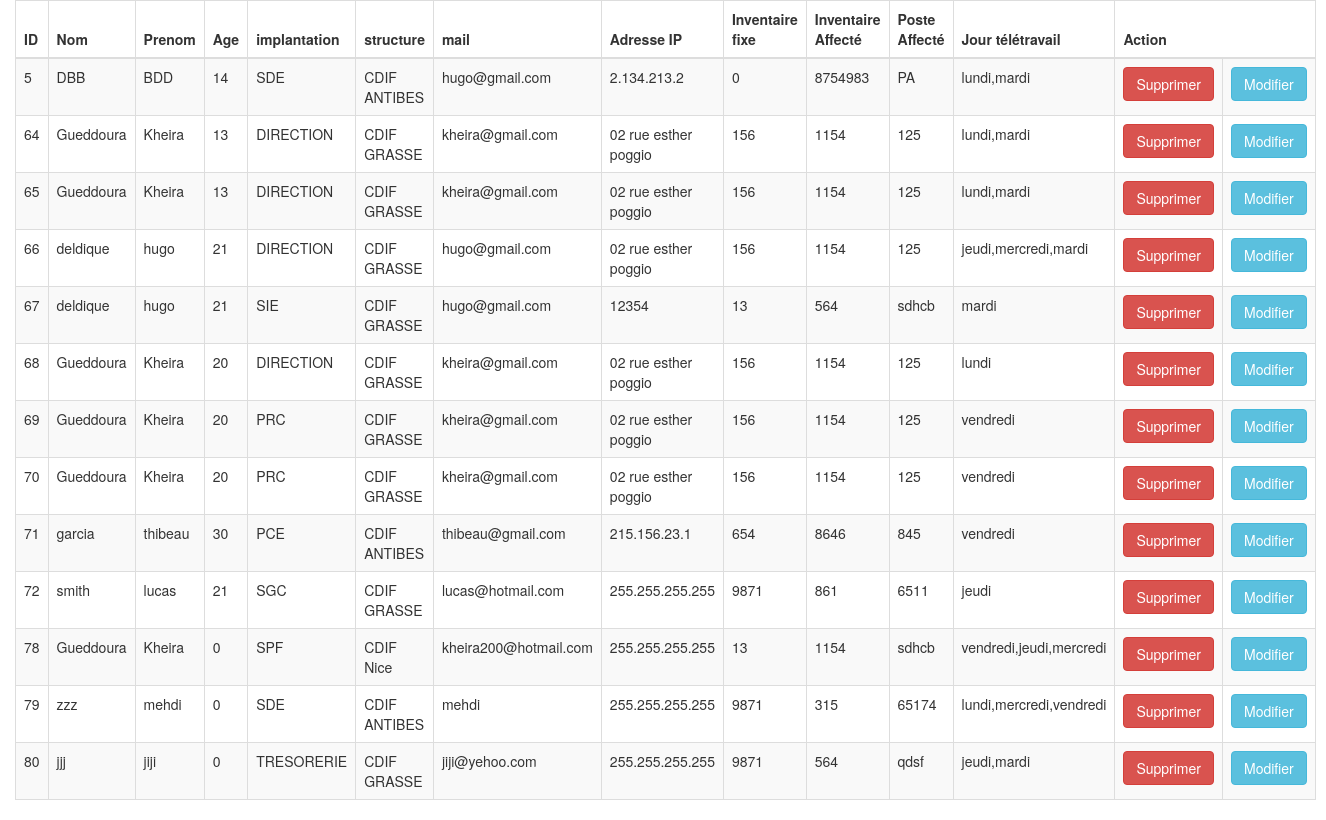
Screenshot of /getuser.php with the database file from the repository.
### tables this page shows
CREATE TABLE `agent` (
  `id` int(11) NOT NULL,
  `fname` varchar(100) NOT NULL,
  `Iname` varchar(100) NOT NULL,
  `age` int(100) NOT NULL,
  `id_implantation` int(11) NOT NULL,
  `id_structure` int(11) NOT NULL,
  `mail` varchar(255) NOT NULL,
  `adresse_ip` text NOT NULL,
  `num_inventaire_fixe` int(50) NOT NULL,
  `num_inventaire_affecte` int(50) NOT NULL,
  `origine_poste_affecte` varchar(255) NOT NULL
);

CREATE TABLE `implantation` (
  `im_id` int(11) NOT NULL,
  `libelle` varchar(255) NOT NULL
);

CREATE TABLE `structure` (
  `id_stru` int(11) NOT NULL,
  `libelle` varchar(255) NOT NULL
);

### getuser.php (the view, shortened to what this page needs)
<!DOCTYPE html>
<html>
<head>
	<link rel="stylesheet" type="text/css" href="css/bootstrap.min.css">
    <link rel="stylesheet" href="https://maxcdn.bootstrapcdn.com/bootstrap/3.3.6/css/bootstrap.min.css" />
    <link rel="stylesheet" href="https://cdn.datatables.net/1.10.12/css/dataTables.bootstrap.min.css" />
</head>
<body>
	<div class="container col-md-12">
			<table class="table table-bordered table-striped">
				<thead>
					<tr>
						<th width="20%">ID</th>
						<th width="10%">Nom</th>
						<th width="25%">Prenom</th>
						<th width="15%">Age</th>
						<th width="15%">implantation</th>
						<th width="15%">structure</th>
						<th width="15%">mail</th>
						<th width="15%">Adresse IP</th>
						<th width="15%">Inventaire fixe</th>
						<th width="15%">Inventaire Affecté</th>
						<th width="15%">Poste Affecté</th>
						<th width="15%">Jour télétravail</th>
						<th  width="20%" colspan="2 " align="center">Action</th>
					</tr>
				</thead>
				<tbody>
					<?php
					include_once("config.php");
					$sql = "SELECT agent.id ,agent.fname ,agent.Iname ,agent.age ,agent.mail ,agent.adresse_ip ,agent.num_inventaire_fixe, agent.num_inventaire_affecte, agent.origine_poste_affecte, GROUP_CONCAT(jt_libelle) as jour_teletravail, structure.libelle as structure, implantation.libelle as implantation FROM agent
					INNER JOIN implantation ON agent.id_implantation = implantation.im_id
					INNER JOIN structure ON agent.id_structure = structure.id_stru
					inner JOIN jour on agent.id = j_u_id
                    inner join jour_teletravail on j_jt_id = jt_id
                    ";
					if((isset($_GET['s']) && $_GET['s'] >0) && (isset($_GET['i']) && $_GET['i'] >0)){
						$s = intval($_GET['s']);
						$i = intval($_GET['i']);
						 $sql = $sql." WHERE id_stru = '".$s."'AND im_id = '".$i."' GROUP BY id order by id";
					}
					elseif(isset($_GET['s']) && $_GET['s'] >0){
						$s = intval($_GET['s']);
                   $sql = $sql ." WHERE id_stru = '".$s."' GROUP BY id order by id";
					}
					elseif (isset($_GET['i']) && $_GET['i'] >0 ) {
						$i = intval($_GET['i']);
                   $sql = $sql . " WHERE im_id = '".$i."' GROUP BY id order by id";
					}
					else{
						 $sql = $sql."GROUP BY id order by id";
					}
					$query = mysqli_query($connexion, $sql);
					while ($row = mysqli_fetch_assoc($query))
					{
					?>
					<tr>
						<td><?php  echo $row['id']; ?></td>
						<td><?php  echo $row['fname']; ?></td>
						<td><?php  echo $row['Iname']; ?></td>
						<td><?php  echo $row['age']; ?></td>
						<td><?php  echo $row['implantation']; ?></td>
						<td><?php  echo $row['structure']; ?></td>
						<td><?php  echo $row['mail']; ?></td>
						<td><?php  echo $row['adresse_ip']; ?></td>
						<td><?php  echo $row['num_inventaire_fixe']; ?></td>
						<td><?php  echo $row['num_inventaire_affecte']; ?></td>
						<td><?php  echo $row['origine_poste_affecte']; ?></td>
						<td><?php  echo $row['jour_teletravail']; ?></td>
						<td><a href ="action.php?delete=<?php echo $row['id']?>" onclick="return confirm('Voulez-vous supprimer une personne ?')"class="btn btn-danger">Supprimer</a></td><td><a href ="modifier.php?edit=<?php echo $row['id']?>" class="btn btn-info">Modifier</a></td>
					</tr>
					<?php
				     }
				     ?>
				</tbody>
			</table>
			</div>
</body>
</html>

### rows the page displays
agent: id "5", fname "DBB", Iname "BDD", age "14", id_implantation.libelle "SDE", id_structure.libelle "CDIF ANTIBES", mail "hugo@gmail.com", adresse_ip "2.134.213.2", num_inventaire_fixe "0", num_inventaire_affecte "8754983", origine_poste_affecte "PA", jour_teletravail "lundi,mardi"
agent: id "64", fname "Gueddoura", Iname "Kheira", age "13", id_implantation.libelle "DIRECTION", id_structure.libelle "CDIF GRASSE", mail "kheira@gmail.com", adresse_ip "02 rue esther poggio", num_inventaire_fixe "156", num_inventaire_affecte "1154", origine_poste_affecte "125", jour_teletravail "lundi,mardi"
agent: id "65", fname "Gueddoura", Iname "Kheira", age "13", id_implantation.libelle "DIRECTION", id_structure.libelle "CDIF GRASSE", mail "kheira@gmail.com", adresse_ip "02 rue esther poggio", num_inventaire_fixe "156", num_inventaire_affecte "1154", origine_poste_affecte "125", jour_teletravail "lundi,mardi"
agent: id "66", fname "deldique", Iname "hugo", age "21", id_implantation.libelle "DIRECTION", id_structure.libelle "CDIF GRASSE", mail "hugo@gmail.com", adresse_ip "02 rue esther poggio", num_inventaire_fixe "156", num_inventaire_affecte "1154", origine_poste_affecte "125", jour_teletravail "jeudi,mercredi,mardi"
agent: id "67", fname "deldique", Iname "hugo", age "21", id_implantation.libelle "SIE", id_structure.libelle "CDIF GRASSE", mail "hugo@gmail.com", adresse_ip "12354", num_inventaire_fixe "13", num_inventaire_affecte "564", origine_poste_affecte "sdhcb", jour_teletravail "mardi"
agent: id "68", fname "Gueddoura", Iname "Kheira", age "20", id_implantation.libelle "DIRECTION", id_structure.libelle "CDIF GRASSE", mail "kheira@gmail.com", adresse_ip "02 rue esther poggio", num_inventaire_fixe "156", num_inventaire_affecte "1154", origine_poste_affecte "125", jour_teletravail "lundi"
agent: id "69", fname "Gueddoura", Iname "Kheira", age "20", id_implantation.libelle "PRC", id_structure.libelle "CDIF GRASSE", mail "kheira@gmail.com", adresse_ip "02 rue esther poggio", num_inventaire_fixe "156", num_inventaire_affecte "1154", origine_poste_affecte "125", jour_teletravail "vendredi"
agent: id "70", fname "Gueddoura", Iname "Kheira", age "20", id_implantation.libelle "PRC", id_structure.libelle "CDIF GRASSE", mail "kheira@gmail.com", adresse_ip "02 rue esther poggio", num_inventaire_fixe "156", num_inventaire_affecte "1154", origine_poste_affecte "125", jour_teletravail "vendredi"
agent: id "71", fname "garcia", Iname "thibeau", age "30", id_implantation.libelle "PCE", id_structure.libelle "CDIF ANTIBES", mail "thibeau@gmail.com", adresse_ip "215.156.23.1", num_inventaire_fixe "654", num_inventaire_affecte "8646", origine_poste_affecte "845", jour_teletravail "vendredi"
agent: id "72", fname "smith", Iname "lucas", age "21", id_implantation.libelle "SGC", id_structure.libelle "CDIF GRASSE", mail "lucas@hotmail.com", adresse_ip "255.255.255.255", num_inventaire_fixe "9871", num_inventaire_affecte "861", origine_poste_affecte "6511", jour_teletravail "jeudi"
agent: id "78", fname "Gueddoura", Iname "Kheira", age "0", id_implantation.libelle "SPF", id_structure.libelle "CDIF Nice", mail "kheira200@hotmail.com", adresse_ip "255.255.255.255", num_inventaire_fixe "13", num_inventaire_affecte "1154", origine_poste_affecte "sdhcb", jour_teletravail "vendredi,jeudi,mercredi"
agent: id "79", fname "zzz", Iname "mehdi", age "0", id_implantation.libelle "SDE", id_structure.libelle "CDIF ANTIBES", mail "mehdi", adresse_ip "255.255.255.255", num_inventaire_fixe "9871", num_inventaire_affecte "315", origine_poste_affecte "65174", jour_teletravail "lundi,mercredi,vendredi"
agent: id "80", fname "jjj", Iname "jiji", age "0", id_implantation.libelle "TRESORERIE", id_structure.libelle "CDIF GRASSE", mail "jiji@yehoo.com", adresse_ip "255.255.255.255", num_inventaire_fixe "9871", num_inventaire_affecte "564", origine_poste_affecte "qdsf", jour_teletravail "jeudi,mardi"
